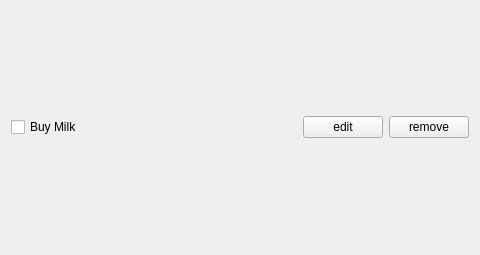
<?xml version="1.0" encoding="UTF-8"?>
<ui version="4.0">
 <class>Task</class>
 <widget class="QWidget" name="Task">
  <property name="geometry">
   <rect>
    <x>0</x>
    <y>0</y>
    <width>480</width>
    <height>255</height>
   </rect>
  </property>
  <property name="windowTitle">
   <string>Form</string>
  </property>
  <layout class="QHBoxLayout" name="horizontalLayout">
   <item>
    <widget class="QCheckBox" name="checkBox">
     <property name="text">
      <string>Buy Milk</string>
     </property>
    </widget>
   </item>
   <item>
    <spacer name="horizontalSpacer">
     <property name="orientation">
      <enum>Qt::Horizontal</enum>
     </property>
     <property name="sizeHint" stdset="0">
      <size>
       <width>180</width>
       <height>17</height>
      </size>
     </property>
    </spacer>
   </item>
   <item>
    <widget class="QPushButton" name="editButton">
     <property name="text">
      <string>edit</string>
     </property>
    </widget>
   </item>
   <item>
    <widget class="QPushButton" name="removeButton">
     <property name="text">
      <string>remove</string>
     </property>
    </widget>
   </item>
  </layout>
 </widget>
 <resources/>
 <connections/>
</ui>
